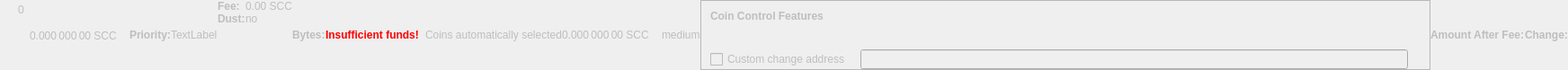
    <widget class="QWidget" name="dummyHideWidget" native="true">
     <property name="enabled">
      <bool>false</bool>
     </property>
     <property name="maximumSize">
      <size>
       <width>100</width>
       <height>22</height>
      </size>
     </property>
     <layout class="QHBoxLayout" name="dummyHideLayout">
      <property name="spacing">
       <number>0</number>
      </property>
      <property name="leftMargin">
       <number>0</number>
      </property>
      <property name="topMargin">
       <number>0</number>
      </property>
      <property name="rightMargin">
       <number>0</number>
      </property>
      <property name="bottomMargin">
       <number>0</number>
      </property>
      <item>
       <layout class="QFormLayout" name="formLayoutCoinControl1">
        <property name="horizontalSpacing">
         <number>10</number>
        </property>
        <property name="verticalSpacing">
         <number>14</number>
        </property>
        <property name="leftMargin">
         <number>10</number>
        </property>
        <property name="topMargin">
         <number>4</number>
        </property>
        <property name="rightMargin">
         <number>6</number>
        </property>
        <item row="0" column="1">
         <widget class="QLabel" name="labelCoinControlBytes">
          <property name="cursor">
           <cursorShape>IBeamCursor</cursorShape>
          </property>
          <property name="contextMenuPolicy">
           <enum>Qt::ActionsContextMenu</enum>
          </property>
          <property name="text">
           <string notr="true">0</string>
          </property>
          <property name="textInteractionFlags">
           <set>Qt::LinksAccessibleByMouse|Qt::TextSelectableByKeyboard|Qt::TextSelectableByMouse</set>
          </property>
         </widget>
        </item>
       </layout>
      </item>
      <item>
       <widget class="QLabel" name="labelCoinControlAfterFee">
        <property name="enabled">
         <bool>false</bool>
        </property>
        <property name="sizePolicy">
         <sizepolicy hsizetype="Fixed" vsizetype="Fixed">
          <horstretch>0</horstretch>
          <verstretch>0</verstretch>
         </sizepolicy>
        </property>
        <property name="minimumSize">
         <size>
          <width>111</width>
          <height>12</height>
         </size>
        </property>
        <property name="maximumSize">
         <size>
          <width>111</width>
          <height>12</height>
         </size>
        </property>
        <property name="cursor">
         <cursorShape>IBeamCursor</cursorShape>
        </property>
        <property name="contextMenuPolicy">
         <enum>Qt::ActionsContextMenu</enum>
        </property>
        <property name="text">
         <string notr="true">0.000 000 00 SCC</string>
        </property>
        <property name="textInteractionFlags">
         <set>Qt::LinksAccessibleByMouse|Qt::TextSelectableByKeyboard|Qt::TextSelectableByMouse</set>
        </property>
       </widget>
      </item>
      <item>
       <widget class="QLabel" name="labelCoinControlPriorityText">
        <property name="enabled">
         <bool>false</bool>
        </property>
        <property name="font">
         <font>
          <weight>75</weight>
          <bold>true</bold>
         </font>
        </property>
        <property name="text">
         <string>Priority:</string>
        </property>
       </widget>
      </item>
      <item>
       <layout class="QHBoxLayout" name="horizontalLayout">
        <item>
         <widget class="QLabel" name="WarningLabel">
          <property name="text">
           <string>TextLabel</string>
          </property>
         </widget>
        </item>
       </layout>
      </item>
      <item>
       <layout class="QFormLayout" name="formLayoutCoinControl3">
        <property name="horizontalSpacing">
         <number>0</number>
        </property>
        <property name="verticalSpacing">
         <number>0</number>
        </property>
        <property name="leftMargin">
         <number>0</number>
        </property>
        <property name="topMargin">
         <number>0</number>
        </property>
        <property name="rightMargin">
         <number>0</number>
        </property>
        <item row="0" column="0">
         <widget class="QLabel" name="labelCoinControlFeeText">
          <property name="enabled">
           <bool>false</bool>
          </property>
          <property name="font">
           <font>
            <weight>75</weight>
            <bold>true</bold>
           </font>
          </property>
          <property name="text">
           <string>Fee:</string>
          </property>
          <property name="margin">
           <number>0</number>
          </property>
         </widget>
        </item>
        <item row="0" column="1">
         <widget class="QLabel" name="labelCoinControlFee">
          <property name="enabled">
           <bool>false</bool>
          </property>
          <property name="cursor">
           <cursorShape>IBeamCursor</cursorShape>
          </property>
          <property name="contextMenuPolicy">
           <enum>Qt::ActionsContextMenu</enum>
          </property>
          <property name="text">
           <string notr="true">0.00 SCC</string>
          </property>
          <property name="textInteractionFlags">
           <set>Qt::LinksAccessibleByMouse|Qt::TextSelectableByKeyboard|Qt::TextSelectableByMouse</set>
          </property>
         </widget>
        </item>
        <item row="1" column="0">
         <widget class="QLabel" name="labelCoinControlLowOutputText">
          <property name="enabled">
           <bool>false</bool>
          </property>
          <property name="font">
           <font>
            <weight>75</weight>
            <bold>true</bold>
           </font>
          </property>
          <property name="text">
           <string>Dust:</string>
          </property>
         </widget>
        </item>
        <item row="1" column="1">
         <widget class="QLabel" name="labelCoinControlLowOutput">
          <property name="enabled">
           <bool>false</bool>
          </property>
          <property name="cursor">
           <cursorShape>IBeamCursor</cursorShape>
          </property>
          <property name="contextMenuPolicy">
           <enum>Qt::ActionsContextMenu</enum>
          </property>
          <property name="text">
           <string>no</string>
          </property>
          <property name="textInteractionFlags">
           <set>Qt::LinksAccessibleByMouse|Qt::TextSelectableByKeyboard|Qt::TextSelectableByMouse</set>
          </property>
         </widget>
        </item>
       </layout>
      </item>
      <item>
       <widget class="QLabel" name="labelCoinControlBytesText">
        <property name="enabled">
         <bool>false</bool>
        </property>
        <property name="font">
         <font>
          <weight>75</weight>
          <bold>true</bold>
         </font>
        </property>
        <property name="text">
         <string>Bytes:</string>
        </property>
       </widget>
      </item>
      <item>
       <layout class="QFormLayout" name="formLayoutCoinControl2">
        <property name="horizontalSpacing">
         <number>0</number>
        </property>
        <property name="verticalSpacing">
         <number>0</number>
        </property>
        <property name="leftMargin">
         <number>0</number>
        </property>
        <property name="topMargin">
         <number>0</number>
        </property>
        <property name="rightMargin">
         <number>0</number>
        </property>
       </layout>
      </item>
      <item>
       <layout class="QHBoxLayout" name="horizontalLayoutCoinControl2">
        <property name="spacing">
         <number>0</number>
        </property>
        <property name="bottomMargin">
         <number>0</number>
        </property>
       </layout>
      </item>
      <item>
       <widget class="QLabel" name="labelCoinControlInsuffFunds">
        <property name="enabled">
         <bool>false</bool>
        </property>
        <property name="minimumSize">
         <size>
          <width>0</width>
          <height>0</height>
         </size>
        </property>
        <property name="font">
         <font>
          <weight>75</weight>
          <bold>true</bold>
         </font>
        </property>
        <property name="styleSheet">
         <string notr="true">color:red;font-weight:bold;</string>
        </property>
        <property name="text">
         <string>Insufficient funds!</string>
        </property>
        <property name="margin">
         <number>5</number>
        </property>
       </widget>
      </item>
      <item>
       <layout class="QFormLayout" name="formLayoutCoinControl4">
        <property name="horizontalSpacing">
         <number>0</number>
        </property>
        <property name="verticalSpacing">
         <number>0</number>
        </property>
        <property name="leftMargin">
         <number>0</number>
        </property>
        <property name="topMargin">
         <number>0</number>
        </property>
        <property name="rightMargin">
         <number>0</number>
        </property>
       </layout>
      </item>
      <item>
       <widget class="QLabel" name="labelCoinControlChangeLabel">
        <property name="enabled">
         <bool>false</bool>
        </property>
        <property name="sizePolicy">
         <sizepolicy hsizetype="Preferred" vsizetype="Expanding">
          <horstretch>0</horstretch>
          <verstretch>0</verstretch>
         </sizepolicy>
        </property>
        <property name="minimumSize">
         <size>
          <width>0</width>
          <height>0</height>
         </size>
        </property>
        <property name="text">
         <string/>
        </property>
        <property name="margin">
         <number>3</number>
        </property>
       </widget>
      </item>
      <item>
       <widget class="QLabel" name="labelCoinControlAutomaticallySelected">
        <property name="enabled">
         <bool>false</bool>
        </property>
        <property name="sizePolicy">
         <sizepolicy hsizetype="Fixed" vsizetype="Fixed">
          <horstretch>0</horstretch>
          <verstretch>0</verstretch>
         </sizepolicy>
        </property>
        <property name="minimumSize">
         <size>
          <width>0</width>
          <height>0</height>
         </size>
        </property>
        <property name="maximumSize">
         <size>
          <width>240</width>
          <height>16777215</height>
         </size>
        </property>
        <property name="text">
         <string>Coins automatically selected</string>
        </property>
        <property name="margin">
         <number>5</number>
        </property>
       </widget>
      </item>
      <item>
       <widget class="QLabel" name="labelCoinControlChange">
        <property name="enabled">
         <bool>false</bool>
        </property>
        <property name="sizePolicy">
         <sizepolicy hsizetype="Fixed" vsizetype="Fixed">
          <horstretch>0</horstretch>
          <verstretch>0</verstretch>
         </sizepolicy>
        </property>
        <property name="minimumSize">
         <size>
          <width>111</width>
          <height>0</height>
         </size>
        </property>
        <property name="maximumSize">
         <size>
          <width>111</width>
          <height>16777215</height>
         </size>
        </property>
        <property name="cursor">
         <cursorShape>IBeamCursor</cursorShape>
        </property>
        <property name="contextMenuPolicy">
         <enum>Qt::ActionsContextMenu</enum>
        </property>
        <property name="text">
         <string notr="true">0.000 000 00 SCC</string>
        </property>
        <property name="textInteractionFlags">
         <set>Qt::LinksAccessibleByMouse|Qt::TextSelectableByKeyboard|Qt::TextSelectableByMouse</set>
        </property>
       </widget>
      </item>
      <item>
       <widget class="QLabel" name="labelCoinControlPriority">
        <property name="enabled">
         <bool>false</bool>
        </property>
        <property name="cursor">
         <cursorShape>IBeamCursor</cursorShape>
        </property>
        <property name="contextMenuPolicy">
         <enum>Qt::ActionsContextMenu</enum>
        </property>
        <property name="text">
         <string>medium</string>
        </property>
        <property name="textInteractionFlags">
         <set>Qt::LinksAccessibleByMouse|Qt::TextSelectableByKeyboard|Qt::TextSelectableByMouse</set>
        </property>
       </widget>
      </item>
      <item>
       <widget class="QFrame" name="frameCoinControl">
        <property name="sizePolicy">
         <sizepolicy hsizetype="Expanding" vsizetype="Expanding">
          <horstretch>0</horstretch>
          <verstretch>0</verstretch>
         </sizepolicy>
        </property>
        <property name="maximumSize">
         <size>
          <width>16777215</width>
          <height>16777215</height>
         </size>
        </property>
        <property name="frameShape">
         <enum>QFrame::StyledPanel</enum>
        </property>
        <property name="frameShadow">
         <enum>QFrame::Sunken</enum>
        </property>
        <layout class="QVBoxLayout" name="verticalLayoutCoinControl2_2">
         <property name="spacing">
          <number>0</number>
         </property>
         <property name="leftMargin">
          <number>0</number>
         </property>
         <property name="topMargin">
          <number>0</number>
         </property>
         <property name="rightMargin">
          <number>0</number>
         </property>
         <property name="bottomMargin">
          <number>0</number>
         </property>
         <item>
          <layout class="QVBoxLayout" name="verticalLayoutCoinControl" stretch="0,0,0,1">
           <property name="spacing">
            <number>0</number>
           </property>
           <property name="leftMargin">
            <number>10</number>
           </property>
           <property name="topMargin">
            <number>10</number>
           </property>
           <item>
            <layout class="QHBoxLayout" name="horizontalLayoutCoinControl1">
             <property name="bottomMargin">
              <number>15</number>
             </property>
             <item>
              <widget class="QLabel" name="labelCoinControlFeatures">
               <property name="enabled">
                <bool>false</bool>
               </property>
               <property name="sizePolicy">
                <sizepolicy hsizetype="Preferred" vsizetype="Maximum">
                 <horstretch>0</horstretch>
                 <verstretch>0</verstretch>
                </sizepolicy>
               </property>
               <property name="font">
                <font>
                 <weight>75</weight>
                 <bold>true</bold>
                </font>
               </property>
               <property name="styleSheet">
                <string notr="true">font-weight:bold;</string>
               </property>
               <property name="text">
                <string>Coin Control Features</string>
               </property>
              </widget>
             </item>
            </layout>
           </item>
           <item>
            <widget class="QWidget" name="widgetCoinControl" native="true">
             <property name="sizePolicy">
              <sizepolicy hsizetype="Preferred" vsizetype="Preferred">
               <horstretch>0</horstretch>
               <verstretch>0</verstretch>
              </sizepolicy>
             </property>
             <property name="minimumSize">
              <size>
               <width>0</width>
               <height>0</height>
              </size>
             </property>
             <property name="styleSheet">
              <string notr="true"/>
             </property>
             <layout class="QHBoxLayout" name="horizontalLayoutCoinControl5_2">
              <property name="leftMargin">
               <number>0</number>
              </property>
              <property name="topMargin">
               <number>0</number>
              </property>
              <property name="rightMargin">
               <number>0</number>
              </property>
              <property name="bottomMargin">
               <number>0</number>
              </property>
              <item>
               <layout class="QHBoxLayout" name="horizontalLayoutCoinControl3">
                <property name="spacing">
                 <number>20</number>
                </property>
                <property name="topMargin">
                 <number>0</number>
                </property>
                <property name="bottomMargin">
                 <number>10</number>
                </property>
               </layout>
              </item>
             </layout>
            </widget>
           </item>
           <item>
            <layout class="QHBoxLayout" name="horizontalLayoutCoinControl4" stretch="0,0,0">
             <property name="spacing">
              <number>12</number>
             </property>
             <property name="sizeConstraint">
              <enum>QLayout::SetDefaultConstraint</enum>
             </property>
             <property name="topMargin">
              <number>5</number>
             </property>
             <property name="rightMargin">
              <number>5</number>
             </property>
             <item>
              <widget class="QCheckBox" name="checkBoxCoinControlChange">
               <property name="enabled">
                <bool>false</bool>
               </property>
               <property name="toolTip">
                <string>If this is activated, but the change address is empty or invalid, change will be sent to a newly generated address.</string>
               </property>
               <property name="text">
                <string>Custom change address</string>
               </property>
              </widget>
             </item>
             <item>
              <widget class="QValidatedLineEdit" name="lineEditCoinControlChange">
               <property name="enabled">
                <bool>false</bool>
               </property>
               <property name="sizePolicy">
                <sizepolicy hsizetype="Expanding" vsizetype="Fixed">
                 <horstretch>0</horstretch>
                 <verstretch>0</verstretch>
                </sizepolicy>
               </property>
              </widget>
             </item>
             <item>
              <widget class="QLabel" name="labelCoinControlChangeLabel_2">
               <property name="sizePolicy">
                <sizepolicy hsizetype="Preferred" vsizetype="Expanding">
                 <horstretch>0</horstretch>
                 <verstretch>0</verstretch>
                </sizepolicy>
               </property>
               <property name="minimumSize">
                <size>
                 <width>0</width>
                 <height>0</height>
                </size>
               </property>
               <property name="text">
                <string/>
               </property>
               <property name="margin">
                <number>3</number>
               </property>
              </widget>
             </item>
            </layout>
           </item>
           <item>
            <spacer name="verticalSpacerCoinControl">
             <property name="orientation">
              <enum>Qt::Vertical</enum>
             </property>
             <property name="sizeHint" stdset="0">
              <size>
               <width>800</width>
               <height>1</height>
              </size>
             </property>
            </spacer>
           </item>
          </layout>
         </item>
        </layout>
       </widget>
      </item>
      <item>
       <widget class="QLabel" name="labelCoinControlAfterFeeText">
        <property name="enabled">
         <bool>false</bool>
        </property>
        <property name="minimumSize">
         <size>
          <width>0</width>
          <height>0</height>
         </size>
        </property>
        <property name="maximumSize">
         <size>
          <width>16777215</width>
          <height>16777215</height>
         </size>
        </property>
        <property name="font">
         <font>
          <weight>75</weight>
          <bold>true</bold>
         </font>
        </property>
        <property name="text">
         <string>Amount After Fee:</string>
        </property>
        <property name="alignment">
         <set>Qt::AlignLeading|Qt::AlignLeft|Qt::AlignVCenter</set>
        </property>
        <property name="margin">
         <number>0</number>
        </property>
       </widget>
      </item>
      <item>
       <widget class="QLabel" name="labelCoinControlChangeText">
        <property name="enabled">
         <bool>false</bool>
        </property>
        <property name="sizePolicy">
         <sizepolicy hsizetype="Preferred" vsizetype="Preferred">
          <horstretch>0</horstretch>
          <verstretch>0</verstretch>
         </sizepolicy>
        </property>
        <property name="minimumSize">
         <size>
          <width>0</width>
          <height>0</height>
         </size>
        </property>
        <property name="maximumSize">
         <size>
          <width>16777215</width>
          <height>16777215</height>
         </size>
        </property>
        <property name="font">
         <font>
          <weight>75</weight>
          <bold>true</bold>
         </font>
        </property>
        <property name="text">
         <string>Change:</string>
        </property>
        <property name="alignment">
         <set>Qt::AlignLeading|Qt::AlignLeft|Qt::AlignVCenter</set>
        </property>
       </widget>
      </item>
     </layout>
    </widget>
